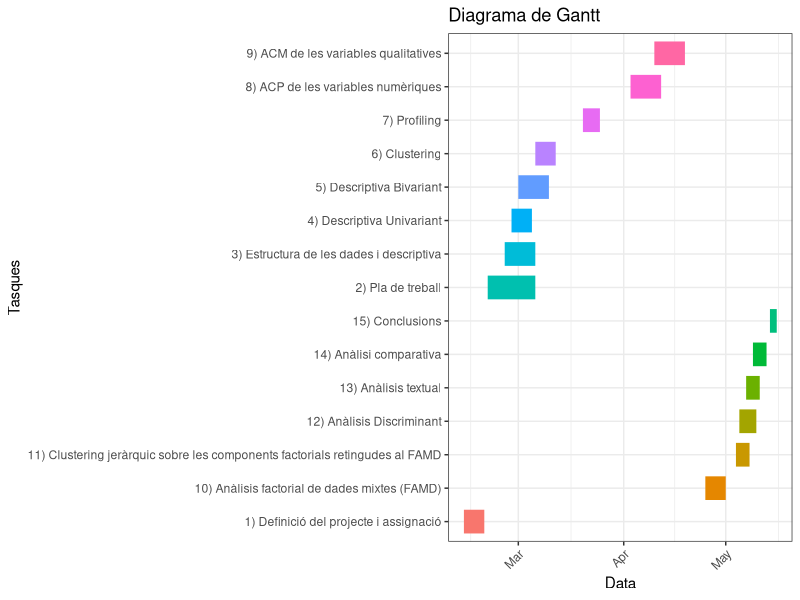

This chart was generated by the following R code:
## ---- chunk 1
knitr::opts_chunk$set(echo = TRUE)
## ---- chunk 2
library(reshape2)
library(ggplot2)
library(reshape2)
library(ggplot2)

dfr <- data.frame(
  name = factor(c("1) Definició del projecte i assignació", 
                  "2) Pla de treball", 
                  "3) Estructura de les dades i descriptiva",
                  "4) Descriptiva Univariant", 
                  "5) Descriptiva Bivariant", 
                  "6) Clustering", 
                  "7) Profiling", 
                  "8) ACP de les variables numèriques", 
                  "9) ACM de les variables qualitatives", 
                  "10) Anàlisis factorial de dades mixtes (FAMD)", 
                  "11) Clustering jeràrquic sobre les components factorials retingudes al FAMD", 
                  "12) Anàlisis Discriminant", 
                  "13) Anàlisis textual", 
                  "14) Anàlisi comparativa", 
                  "15) Conclusions")),
  inicio = as.Date(c("2025-02-13", "2025-02-20", "2025-02-25", "2025-02-27", "2025-03-01",
                      "2025-03-06", "2025-03-20", "2025-04-03", "2025-04-10", "2025-04-25",
                      "2025-05-04", "2025-05-05", "2025-05-07", "2025-05-09", "2025-05-14")),
  final = as.Date(c("2025-02-19", "2025-03-06", "2025-03-06", "2025-03-05", "2025-03-10",
                      "2025-03-12", "2025-03-25", "2025-04-12", "2025-04-19", "2025-05-01",
                      "2025-05-08", "2025-05-10", "2025-05-11", "2025-05-13", "2025-05-16")))

# Creació del diagrama de Gantt
ggplot(dfr, aes(x = inicio, xend = final, y = name, yend = name, colour = name)) + 
  theme_bw() +
  geom_segment(size = 8) +  # Barres del diagrama de Gantt
  labs(title = 'Diagrama de Gantt', x = 'Data', y = 'Tasques') +  
  theme(legend.position = "none",  
        axis.text.x = element_text(angle = 45, hjust = 1)) 
